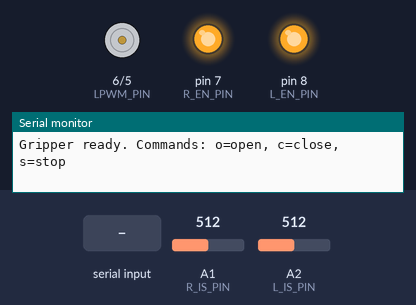
This sketch was run on a simulated Arduino Mega 2560, built with avr-gcc and run on an emulated ATmega2560. Parts: motor-driver pin pairs drawn as motors (green arrow = first pin HIGH = forward, orange = second pin HIGH = backward, longer = more drive), output pins drawn as LEDs (lit = HIGH), the last lines printed to the serial monitor. Inputs (shaded band) come from the test bench; at power-on: A1 (R_IS_PIN) = 512, A2 (L_IS_PIN) = 512.

Above: at 1.2 s.
1.3 s: "o" received over Serial
At 2.2 s:
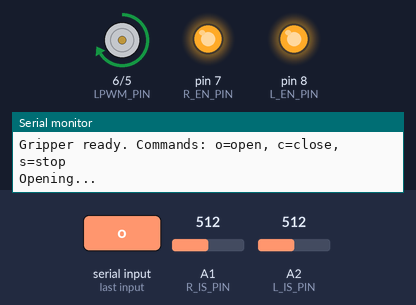
4.3 s: "c" received over Serial
At 5.7 s:
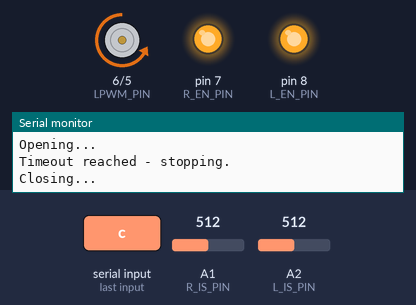
7.3 s: "C" received over Serial
At 11.1 s:
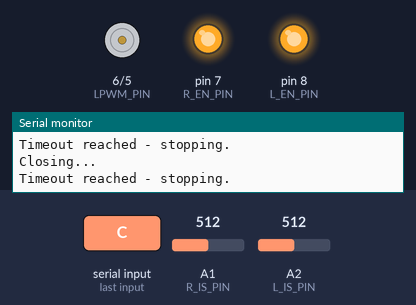
Timing chart, 0 to 12.6 s (numbered marks = the images above; inputs shaded):
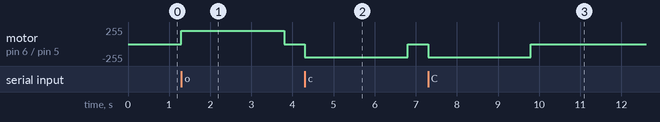

Measured:
- after the input at 1.3 s, motor on pin 6 (LPWM_PIN) / pin 5 (RPWM_PIN): stopped → forward 200/255 at once, → stopped 2.5 s later
- after the input at 4.3 s, motor on pin 6 (LPWM_PIN) / pin 5 (RPWM_PIN): stopped → backward 200/255 at once, → stopped 2.5 s later
- after the input at 7.3 s, motor on pin 6 (LPWM_PIN) / pin 5 (RPWM_PIN): stopped → backward 200/255 at once, → stopped 2.5 s later

The sketch:

gripper_control.ino
```cpp
/*
 * IBT-2 (BTS7960) Gripper Control with Current-Sense Force Limiting
 * ----------------------------------------------------------------
 * Board: Arduino Mega 2560
 *
 * IBT-2 wiring:
 *   VCC  -> 5V
 *   GND  -> GND
 *   RPWM -> PWM pin (forward / close)
 *   LPWM -> PWM pin (reverse / open)
 *   R_EN -> HIGH to enable right half-bridge
 *   L_EN -> HIGH to enable left half-bridge
 *   R_IS -> Analog input (current sense, right side)
 *   L_IS -> Analog input (current sense, left side)
 *
 * The BTS7960 IS pins output a current proportional to load current
 * (ratio ~1:8500). With a pull-down resistor to GND (typ. 1k) you get
 * a voltage you can read with analogRead(). When the gripper grabs an
 * object, current rises sharply -> we stop driving the motor.
 *
 * Serial commands:
 *   o  -> open gripper
 *   c  -> close gripper
 *   s  -> stop
 */

// ---------- Pin assignments ----------
const uint8_t RPWM_PIN = 5;   // PWM, close direction
const uint8_t LPWM_PIN = 6;   // PWM, open direction
const uint8_t R_EN_PIN = 7;
const uint8_t L_EN_PIN = 8;

const uint8_t R_IS_PIN = A1;  // current sense, active when driving RPWM
const uint8_t L_IS_PIN = A2;  // current sense, active when driving LPWM

// ---------- Tuning ----------
const uint8_t  DRIVE_SPEED       = 200;   // 0..255 PWM duty
const int      CURRENT_THRESHOLD = 600;   // ADC counts (0..1023). TUNE THIS!
const uint8_t  OVERCURRENT_HITS  = 3;     // consecutive reads to trigger stop (debounce)
const uint16_t SAMPLE_INTERVAL   = 5;     // ms between current samples
const uint16_t SOFT_START_MS     = 200;   // ignore inrush current at start
const uint16_t MAX_MOVE_TIME_MS  = 2500;  // safety timeout

enum GripperState { IDLE, OPENING, CLOSING };
GripperState state = IDLE;

unsigned long moveStartTime = 0;
unsigned long lastSampleTime = 0;
uint8_t overCurrentCount = 0;

// ---------- Motor control helpers ----------
void openGripper() {
  Serial.println(F("Opening..."));
  state = OPENING;
  moveStartTime = millis();
  lastSampleTime = moveStartTime;
  overCurrentCount = 0;
  analogWrite(RPWM_PIN, 0);
  analogWrite(LPWM_PIN, DRIVE_SPEED);
}

void closeGripper() {
  Serial.println(F("Closing..."));
  state = CLOSING;
  moveStartTime = millis();
  lastSampleTime = moveStartTime;
  overCurrentCount = 0;
  analogWrite(LPWM_PIN, 0);
  analogWrite(RPWM_PIN, DRIVE_SPEED);
}

void stopMotor() {
  analogWrite(RPWM_PIN, 0);
  analogWrite(LPWM_PIN, 0);
  state = IDLE;
  overCurrentCount = 0;
}

void setup() {
  Serial.begin(115200);

  pinMode(RPWM_PIN, OUTPUT);
  pinMode(LPWM_PIN, OUTPUT);
  pinMode(R_EN_PIN, OUTPUT);
  pinMode(L_EN_PIN, OUTPUT);
  pinMode(R_IS_PIN, INPUT);
  pinMode(L_IS_PIN, INPUT);

  // Enable both half-bridges
  digitalWrite(R_EN_PIN, HIGH);
  digitalWrite(L_EN_PIN, HIGH);

  stopMotor();
  Serial.println(F("Gripper ready. Commands: o=open, c=close, s=stop"));
}

void loop() {
  // ---- Handle serial commands ----
  if (Serial.available()) {
    char cmd = Serial.read();
    switch (cmd) {
      case 'o': case 'O': openGripper();  break;
      case 'c': case 'C': closeGripper(); break;
      case 's': case 'S': stopMotor();    break;
    }
  }

  // ---- Monitor while moving ----
  if (state != IDLE) {
    unsigned long now = millis();

    // Safety timeout
    if (now - moveStartTime > MAX_MOVE_TIME_MS) {
      Serial.println(F("Timeout reached - stopping."));
      stopMotor();
      return;
    }

    // Sample current at a fixed interval, but skip inrush window
    if ((now - moveStartTime > SOFT_START_MS) &&
        (now - lastSampleTime >= SAMPLE_INTERVAL)) {
      lastSampleTime = now;

      // int sense = (state == CLOSING) ? analogRead(R_IS_PIN)
      //                                : analogRead(L_IS_PIN);

      int sense = 0;

      if (state == CLOSING) {
        sense = analogRead(R_IS_PIN);
      } else {
        sense = analogRead(L_IS_PIN);
      }

      if (sense > CURRENT_THRESHOLD) {
        overCurrentCount++;
        if (overCurrentCount >= OVERCURRENT_HITS) {
          Serial.print(F("Force limit reached (sense="));
          Serial.print(sense);
          Serial.println(F(") - stopping."));
          stopMotor();
        }
      } else {
        overCurrentCount = 0;
      }
    }
  }
}
```
